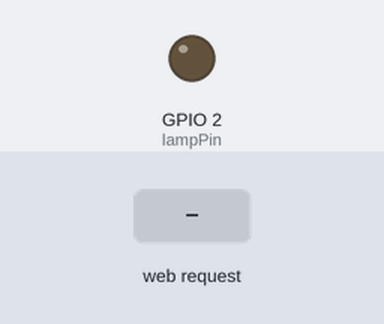
A sketch run on a simulated ESP8266 (NodeMCU). Parts: output pins drawn as LEDs (lit = HIGH). The test bench sets the inputs (shaded band). WiFi joins after 1.5 s; servers stay silent unless stated; what the sketch prints to the serial monitor is not drawn.

Above: at 2.7 s.
2.8 s: HTTP request GET /lampSwitch received
At 3.1 s:
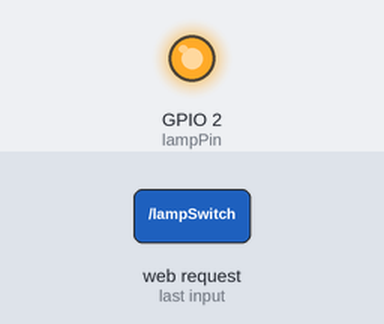
Timing chart, 0 to 5.8 s (numbered marks = the images above; inputs shaded):
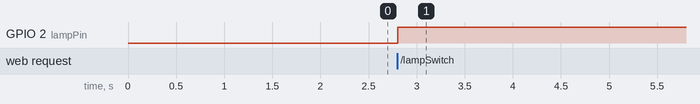

The sketch:

lamp.ino
```cpp
#include <ESP8266WiFi.h>

const char *ssid = "";
const char *password = "";

int lampState = 0;
const int lampPin = 2;
WiFiServer server(80);

void setup()
{
  Serial.begin(115200);
  delay(10);
  pinMode(lampPin, OUTPUT);
  digitalWrite(lampPin, lampState);
  // Connect to WiFi network

  Serial.print("Connecting to ");
  Serial.println(ssid);
  WiFi.begin(ssid, password);

  while (WiFi.status() != WL_CONNECTED)
  {
    delay(500);
    Serial.print(".");
  }
  Serial.println("");
  Serial.println("WiFi connected");

  // Start the server
  server.begin();
  Serial.println("Server started");

  // Print the IP address
  Serial.print("Use this URL to connect: ");
  Serial.print("http://");
  Serial.print(WiFi.localIP()); //Gets the WiFi shield's IP address and Print the IP address of serial monitor
  Serial.println("/");
}

void toggleLamp(){
    if (lampState==0){
        lampState = 1;
    } else {
        lampState = 0;
    }
    digitalWrite(lampPin, lampState);
}

void loop()
{
  // Check if a client has connected
  WiFiClient client = server.available();
  if (!client)
  {
    return;
  }

  // Wait until the client sends some data
  Serial.println("new client");
  while (!client.available())
  {
    delay(1);
  }

  // Read the first line of the request
  String request = client.readStringUntil('\r');
  Serial.println(request);
  client.flush();

  // Match the request

  if (request.indexOf("/lampSwitch") != -1)
 {
    toggleLamp();
 }

  // Return the response
  client.println("HTTP/1.1 200 OK");
  client.println("Content-Type: text/html");
  client.println(""); //  do not forget this one
  client.println("<!DOCTYPE HTML>");
  client.println("<html>");

  client.println("</html>");

  delay(1);
  Serial.println("Client disonnected");
  Serial.println("");
}
```

Measured:
- after the input at 2.8 s, GPIO 2 (lampPin): LOW → HIGH at once
